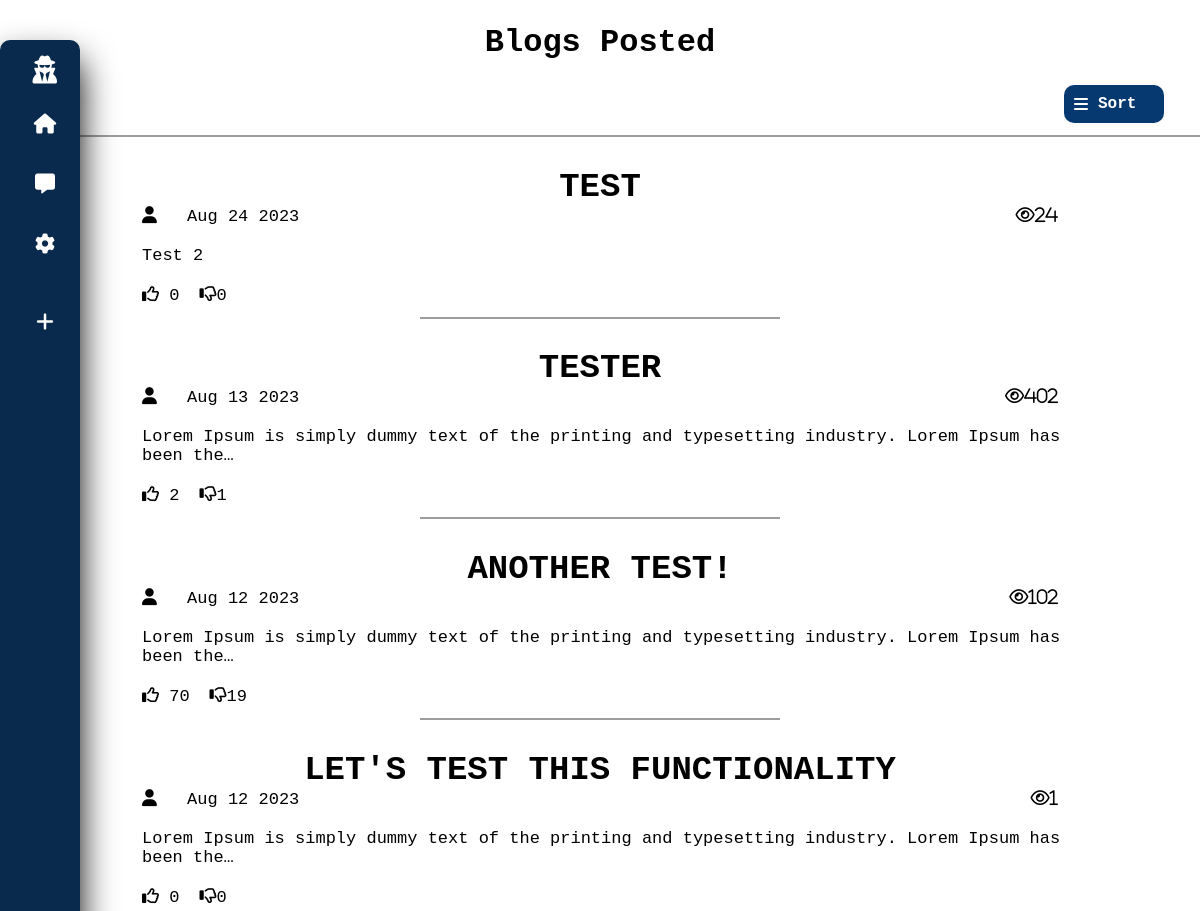
Before: /user-settings/ (signed in, upper part) with the older database file.
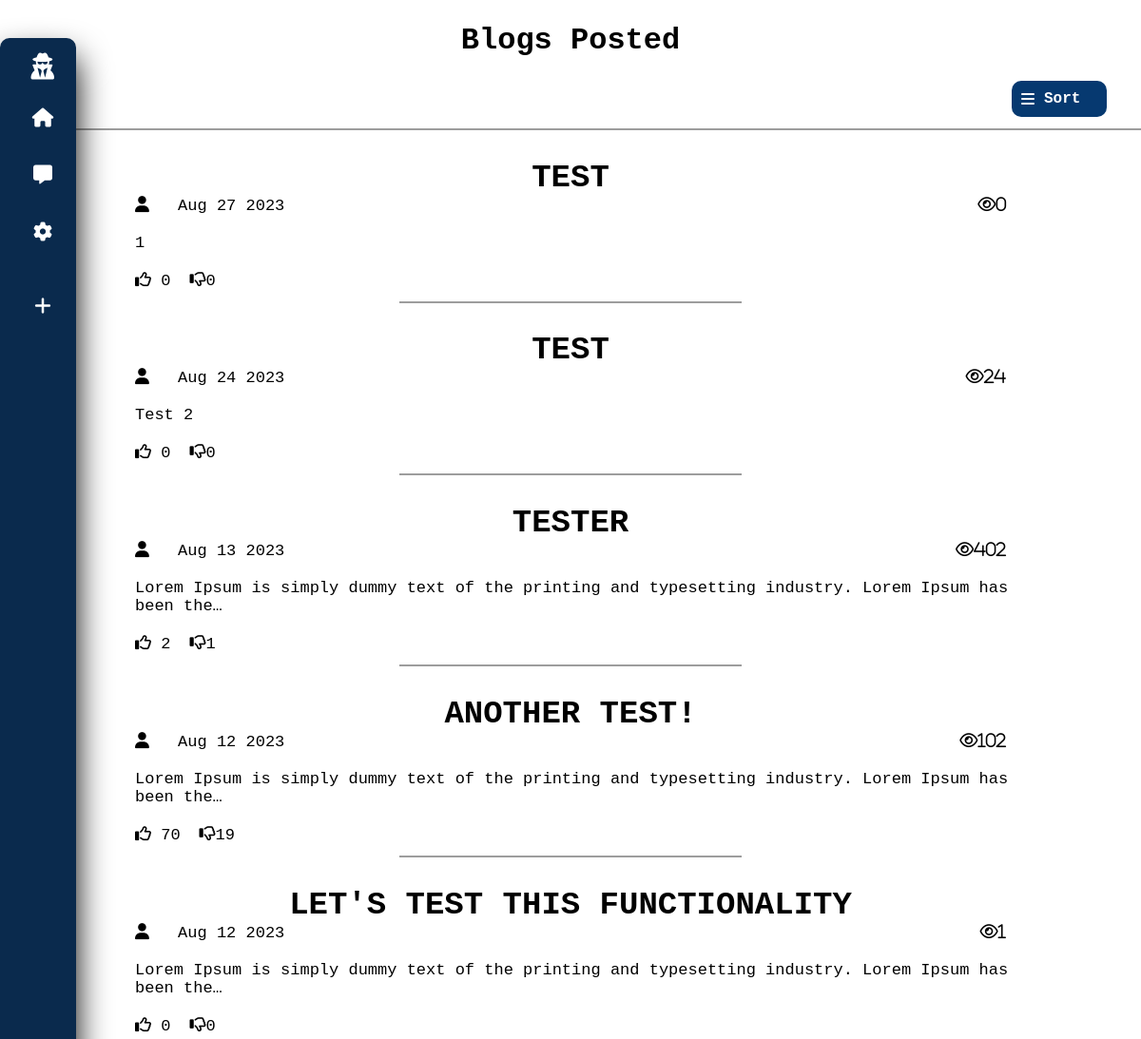
After: the same page with the newer database file.
### anonymous/models.py (models this page shows, shortened)
class Post(models.Model):
    user = models.ForeignKey(Anonymous, on_delete=models.CASCADE)
    title = models.CharField(max_length=100)
    description = models.TextField()
    date = models.DateTimeField(auto_now_add=True)
    likes = models.IntegerField(default=0)
    dislikes = models.IntegerField(default=0)
    views = models.IntegerField(default=0)

### anonymous/views.py (the view)
# urls.py: path('user-settings/', views.user_settings, name = 'user_settings')
def user_settings(request):
    get_anonymous = Anonymous.objects.get(user = request.user)
    blog_history = Post.objects.filter(user = get_anonymous).order_by('-date')
    date_joined = (request.user.date_joined).strftime('%Y-%m-%d')
    if request.method == 'POST':
        get_anonymous.delete()
        User.objects.get(username = request.user.username).delete()
        logout_view(request)
    context = {
        "blog_history": blog_history,
        "date_joined": date_joined,
    }
    return render(request, 'anonymous/user_settings.html', context)

### anonymous/templates/anonymous/user_settings.html (shortened to what this page needs)
{% extends 'anonymous/base.html' %} {%load static%} {%block content%}
<head>
  <link rel="stylesheet" href="{% static 'css/user_settings.css' %}" />
</head>
<div class="container">
  <div class="blogs-posted">
    <h1 id="blogs-posted">Blogs Posted</h1>
    <div class="sort-modal">
      <p id="sort"><i class="fa-solid fa-bars"></i> Sort</p>
    </div>
    <hr />
    {% for blog in blog_history%}
    <div class="blog">
      <a href="{% url 'post' blog.id %}">
        <h1 class="title">{{blog.title}}</h1>
        <div class="data">
          <span class="date"
            ><i class="fa-solid fa-user modal" style="margin-right: 20px"></i> {{blog.date|date:"M d Y"}}</span
          >
          <span class="views"> <i class="fa-regular fa-eye">{{blog.views}}</i></span>
        </div>
        <p>{{blog.description| truncatechars:100}}</p>
      </a>
      <div class="interaction">
        <span class="likes"
          ><i class="fa-regular fa-thumbs-up"></i> <span class="like">{{blog.likes}}</span></span
        >
        <span class="dislikes"
          ><i class="fa-regular fa-thumbs-down"></i
          ><span class="dislike">{{blog.dislikes}}</span></span
        >
      </div>
    </div>
    <hr id="blog-separator" />
    {%endfor%}
  </div>
</div>
{%endblock%}

Changed rows visible on the page:
added Post: title "TEST", date "Aug 27 2023", views "0", description "1", likes "0", dislikes "0"
